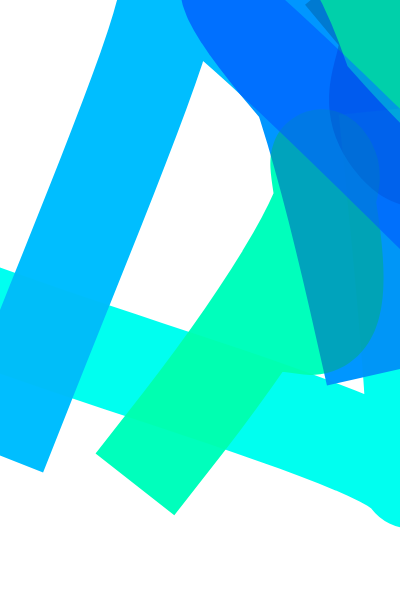
Frame 1 (no input)
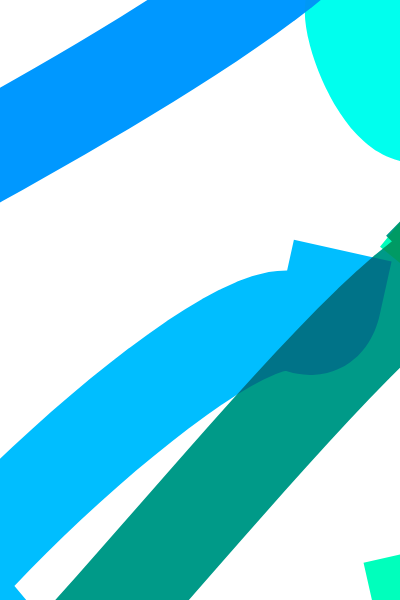
Frame 60 (no input)
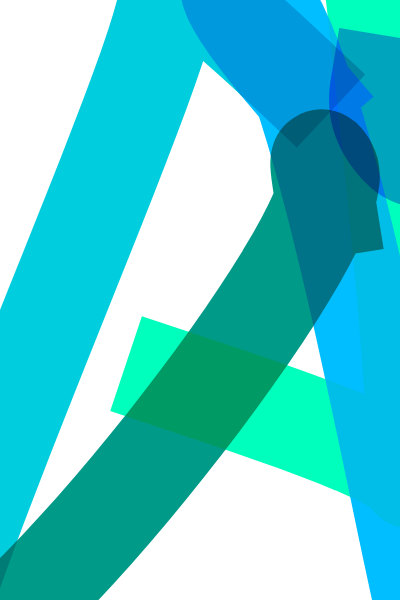
Frame 120 (the mouse pressed at the canvas centre since frame 60)

The p5.js sketch that drew these frames (run headless with seeded random() and noise() and a simulated clock; from frame 60 on, the mouse is pressed at the canvas centre):

// p5.js sketch
// ── sketch.js
const trailPaths = [];
const VERTEX_NUM = 3;
const PATH_NUM = 5;

function setup() {
  createCanvas(400, 600);
  background(255);
  for(let i=0; i<PATH_NUM; i++) {
    const path = [];
    //generate circuit path
    const points = [];
    for(let p=0; p<VERTEX_NUM; p++) {
      points.push([random(-200, width+200),random(-200, height+200)]);
    }

    const handles = [];
    for(let h=0; h<VERTEX_NUM; h++) {
      const theta = random(0, PI);
      const r = random(60, 100);
      handles.push([r*cos(theta), r*sin(theta), -r*cos(theta), -r*sin(theta)]);
    }
    
    for(let p_i=0; p_i<VERTEX_NUM; p_i++) {
      const x = points[p_i][0];
      const y = points[p_i][1];
      const h_x = x + handles[p_i][0];
      const h_y = y + handles[p_i][1];
      const n_x = points[(p_i+1)%VERTEX_NUM][0];
      const n_y = points[(p_i+1)%VERTEX_NUM][1];
      const n_h_x = n_x + handles[(p_i+1)%VERTEX_NUM][2];
      const n_h_y = n_y + handles[(p_i+1)%VERTEX_NUM][3];
      path.push([x, y, h_x, h_y, n_h_x, n_h_y, n_x, n_y]);
    }
    
    trailPaths.push(path);
  }
  
  noFill();
  stroke(0,100,255);
  strokeWeight(100);
  strokeJoin(ROUND);
  strokeCap(PROJECT);
}

function draw() {
  background(255);
  blendMode(HARD_LIGHT);
  const startT = frameCount/100;
  const range = 0.5;
  const detailness = 50;
  let k=0;
  
  for(const closePath of trailPaths) {
    k++;
    beginShape();
      stroke(0,255*noise(millis()/1000+k),255*noise(millis()/1000 + 100+k));
      for(let i=0; i<detailness; i++) {
        const p = getPointOnClosePath(closePath, startT+range/detailness*i);
        vertex(p.x, p.y);
      }
    endShape();

  }
  
  
  // for(const close_path of trailPaths) {
  //   drawFullClosePath(close_path);
  // }
}

function getPointOnClosePath (close_path, t) {
  t = t % 1;
  const scaledT = t*VERTEX_NUM;
  const index = floor(scaledT);
  const targetPath = close_path[index];
  const localT = scaledT - index;
  const x = bezierPoint(targetPath[0], targetPath[2], targetPath[4], targetPath[6], localT);
  const y = bezierPoint(targetPath[1], targetPath[3], targetPath[5], targetPath[7], localT);
  return {x: x, y: y};
}

function drawFullClosePath (close_path) {
  for(const p of close_path) {
     beginShape();
    vertex(p[0], p[1]);
    bezierVertex(p[2], p[3], p[4], p[5], p[6], p[7]);
    endShape();  
  }
}
